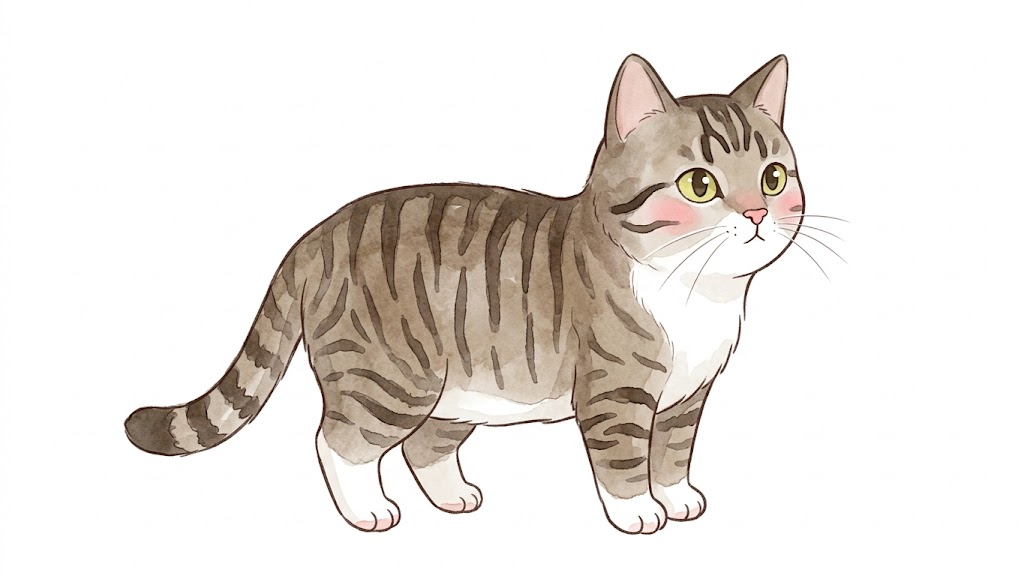
#> input picture assets/gattino/idle_original.png, 1024 x 576 px, found by its file name
$ python cutout_tartaruga.py ../assets/gattino/idle_original.png
#> lines starting #> are read from the running program, lines starting #| are printed output that depends on the picture; after the words box and inside, x2 and y2 are one past the last pixel; in counts of white or black regions, pixels touching at a corner belong together
#!/usr/bin/env python3
"""Ritaglia la tartaruga: le tavole in assets/tartaruga/ -> assets/tartaruga/frame1..23.png

Tavole su fondo bianco, con i disegni ben staccati (3 colonne per 2 righe):
  idle_original.png    la tartaruga ferma (un solo disegno, più grande degli altri)
  walk_original.png    la camminata: 6 fotogrammi
  eat_original.png     mangia una fragola: 5 fotogrammi (la fragola per terra fa parte del disegno)
  sleep_original.png   si addormenta: 6 fotogrammi (assonnata, sbadiglia, si sdraia, dorme)
  shell_original.png   si ritira nel guscio e ne riesce: 5 fotogrammi
  picked_original.png  (a parte) sollevata dalle mani: la ritaglia tools/cutout_picked.py -> picked.png

Escono immagini tutte sulla stessa tela, con il guscio nello stesso punto e le zampe sulla stessa linea di terra:
  frame1       ferma
  frame2..7    i 6 passi
  frame8..12   mangia
  frame13..18  dorme
  frame19..23  si ritira nel guscio

Il guscio è l'unica cosa che non cambia da una posa all'altra (la testa entra ed esce, le zampe si piegano): lo riconosco dal
colore (verde oliva e caramello, poco blu: la pelle è verde salvia, con più blu, e la fragola è rossa) e lo uso per tutto.
Ogni tavola ha la tartaruga di una grandezza un po' diversa (un generatore di immagini non tiene la scala fra un foglio e
l'altro): la porto alla scala della camminata pareggiando la larghezza del guscio, e ogni fotogramma si allinea sul centro
del guscio.

Con --preview scrive anche fogli di controllo in build/tartaruga-*.png (i fotogrammi su fondo colorato) e la camminata
in build/tartaruga-camminata.gif.
"""
import os
import sys
from collections import deque

import numpy as np
from PIL import Image

DIR = "assets/tartaruga"
SHEETS = {  # nome: (file, fotogrammi attesi)
    "idle": ("idle_original.png", 1),
    "walk": ("walk_original.png", 6),
    "eat": ("eat_original.png", 5),
    "sleep": ("sleep_original.png", 6),
    "shell": ("shell_original.png", 5),
}
BG_MIN = 240            # sul bianco: sopra questo canale minimo un pixel è sfondo
MIN_PART = 60           # macchioline staccate più piccole di così si tolgono
SIDE_PAD = 10           # aria ai lati
TOP_PAD = 8
GROUND_PAD = 26         # sotto i piedi (c'è l'ombra dell'app)
SHELL_COLUMN = 10       # una colonna fa parte del guscio se ha almeno tanti pixel del suo colore
PREVIEW = "--preview" in sys.argv


def dilate(mask, n):
    out = mask.copy()
    for _ in range(n):
        p = np.pad(out, 1)
        out = p[1:-1, 1:-1] | p[:-2, 1:-1] | p[2:, 1:-1] | p[1:-1, :-2] | p[1:-1, 2:]
    return out


def flood(passable, seeds, diagonal=False):
    h, w = passable.shape
    seen = np.zeros((h, w), dtype=bool)
    q = deque()
    for y, x in seeds:
        if passable[y, x] and not seen[y, x]:
            seen[y, x] = True
            q.append((y, x))
    steps = ((1, 0), (-1, 0), (0, 1), (0, -1))
    if diagonal:
        steps += ((1, 1), (1, -1), (-1, 1), (-1, -1))
    while q:
        y, x = q.popleft()
        for dy, dx in steps:
            ny, nx = y + dy, x + dx
            if 0 <= ny < h and 0 <= nx < w and passable[ny, nx] and not seen[ny, nx]:
                seen[ny, nx] = True
                q.append((ny, nx))
    return seen


def groups(mask_1d, gap, min_len):
    idx = np.where(mask_1d)[0]
    out, start, prev = [], idx[0], idx[0]
    for v in idx[1:]:
        if v - prev > gap:
            out.append((start, prev))
            start = v
        prev = v
    out.append((start, prev))
    return [g for g in out if g[1] - g[0] >= min_len]


def load_sheet(path, expected):
    """I disegni di una tavola, in ordine di lettura, in RGBA."""
#> called with path = 'assets/tartaruga/idle_original.png', expected = 1
    rgb = np.asarray(Image.open(path).convert("RGB")).astype(np.float32)
    minc = rgb.min(axis=2)
    nonwhite = minc < 235
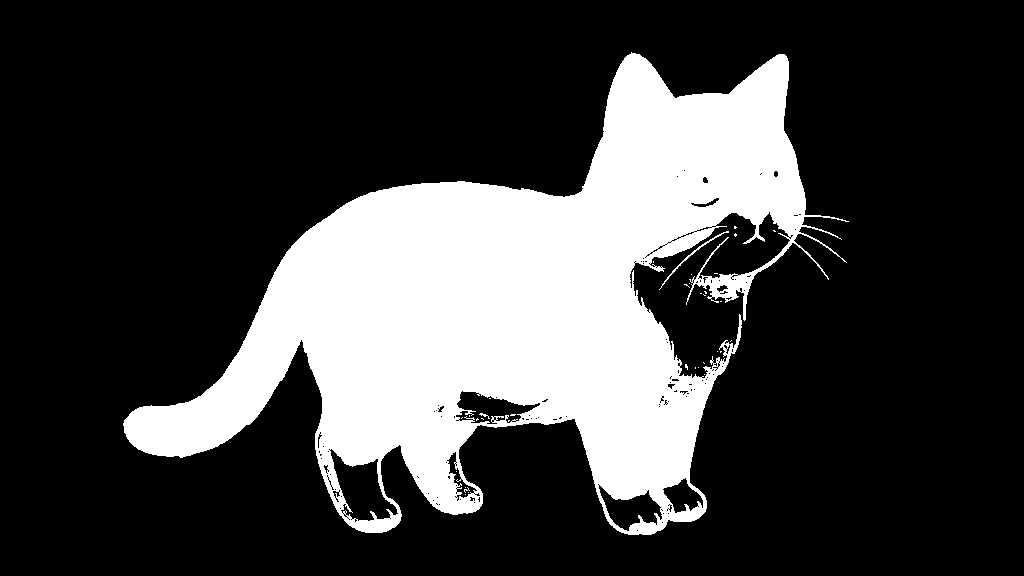
#> nonwhite: shape (576, 1024) bool; 24.3% white; 35 white regions (32 under 20 px), largest, box (x1, y1, x2, y2) and area: (123, 52, 849, 535) 143138, (659, 231, 729, 290) 155, (479, 413, 490, 419) 22
    frames = []
    third = rgb.shape[1] / 3
#> third = 341.3
    for (ry0, ry1) in groups(nonwhite.any(axis=1), 25, 60):
        # le tavole sono a tre colonne: ogni pezzo staccato della riga va alla colonna in cui cade il suo centro (la fragola
        # sta quasi a cavallo fra due colonne, e un taglio sui vuoti la attaccherebbe alla tartaruga accanto)
#> in groups, `out, start, prev = [], idx[0], idx[0]`: start = 52
        cells = {}
        for a, b in groups(nonwhite[ry0:ry1 + 1].any(axis=0), 6, 0):
            c = int((a + b) / 2 // third) if expected > 1 else 0
            lo, hi = cells.get(c, (a, b))
            cells[c] = (min(lo, a), max(hi, b))
        for (cx0, cx1) in [cells[c] for c in sorted(cells) if cells[c][1] - cells[c][0] >= 40]:
            x0, y0 = max(cx0 - 6, 0), max(ry0 - 6, 0)
            x1, y1 = min(cx1 + 6, rgb.shape[1] - 1), min(ry1 + 6, rgb.shape[0] - 1)
            block = rgb[y0:y1 + 1, x0:x1 + 1]
            bmin = minc[y0:y1 + 1, x0:x1 + 1]
            h, w = bmin.shape
            # Sfondo = bianco raggiungibile dal bordo: il bianco chiuso dal contorno (l'occhio) resta.
            cand = bmin >= BG_MIN
            border = [(0, x) for x in range(w)] + [(h - 1, x) for x in range(w)] \
                   + [(y, 0) for y in range(h)] + [(y, w - 1) for y in range(h)]
            bg = flood(cand, border)
            fg = ~bg
            # Via le macchioline staccate (polvere dello sfondo).
            labeled = np.zeros_like(fg)
            for py, px in zip(*np.where(fg)):
                if labeled[py, px]:
                    continue
                comp = flood(fg & ~labeled, [(py, px)], diagonal=True)
                labeled |= comp
                if comp.sum() < MIN_PART:
                    fg &= ~comp
            edge = fg & dilate(~fg, 2)
            soft = np.clip((255 - bmin) / 90.0, 0.0, 1.0)
            alpha = np.where(edge, soft, fg.astype(np.float32))
            a = np.maximum(alpha, 1e-3)[..., None]
            color = np.clip(np.where(edge[..., None], (block - 255.0 * (1 - a)) / a, block), 0, 255)
            rgba = np.dstack([color, alpha * 255]).astype(np.uint8)
            frames.append(rgba)
#> this loop made 1 pass
#> cand: shape (495, 738) bool; 60% white; 10 black regions (8 under 20 px), largest, box (x1, y1, x2, y2) and area: (6, 6, 734, 489) 145864, (542, 185, 612, 244) 172
#> edge: shape (495, 738) bool; 1.9% white in thin lines or dots
#> fg: shape (495, 738) bool; 41.6% white; 2 white regions, box (x1, y1, x2, y2) and area: (6, 6, 734, 489) 151622, (542, 185, 612, 244) 172
#> after the loop, frames = 1 item
    assert len(frames) == expected, f"{path}: attesi {expected} disegni, trovati {len(frames)}"
    return frames


def solid(rgba):
    return rgba[..., 3] > 128


def ground_of(rgba):
    return int(np.where(solid(rgba).any(axis=1))[0][-1])


def shell_span(rgba):
    """Da dove a dove (in x) va il guscio: le colonne con abbastanza pixel verde oliva o caramello."""
    r, g, b = (rgba[..., i].astype(int) for i in range(3))
    mask = solid(rgba) & (b < 0.68 * g) & (r > 0.7 * g) & (r < 1.45 * g) & (g > 60) & (g < 215)
    cols = np.where(mask.sum(axis=0) >= SHELL_COLUMN)[0]
    # il pezzo più lungo di colonne contigue (via i ciuffetti d'erba e le foglie della fragola)
    best = max(groups(np.isin(np.arange(rgba.shape[1]), cols), 3, 0), key=lambda g: g[1] - g[0])
    return float(best[0]), float(best[1])


def rescale(rgba, k):
    if abs(k - 1.0) < 0.003:
        return rgba
    img = Image.fromarray(rgba, "RGBA")
    return np.asarray(img.resize((max(1, round(img.width * k)), max(1, round(img.height * k))), Image.LANCZOS))


def main():
    sheets = {name: load_sheet(os.path.join(DIR, file), count) for name, (file, count) in SHEETS.items()}
#> call 2 of load_sheet, with path = 'assets/tartaruga/walk_original.png', expected = 6
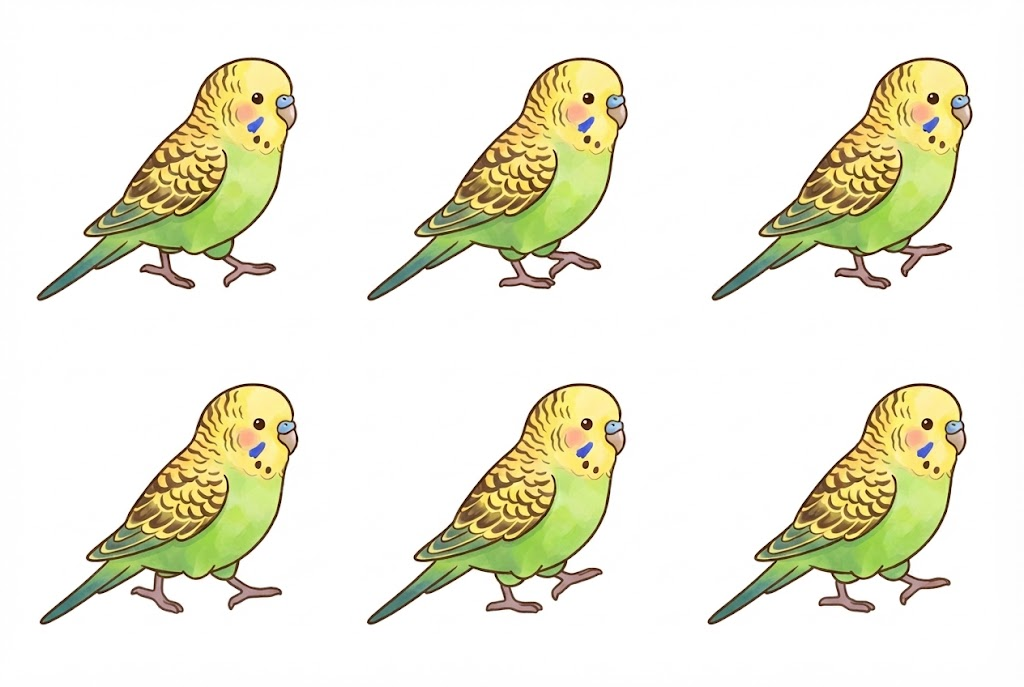
#> input picture assets/ciccio/walk_original.png, 1024 x 687 px, found by its file name
#> in load_sheet (call 2), `nonwhite = minc < 235`: nonwhite: shape (687, 1024) bool; 23.4% white; 6 white regions, box (x1, y1, x2, y2) and area: (36, 56, 298, 302) 27692, (367, 57, 628, 302) 27643, (711, 56, 973, 302) 27456, (707, 383, 967, 625) 27366, (39, 383, 299, 625) 27312, (367, 383, 627, 625) 27304
#> the loop in load_sheet (call 2), `for (ry0, ry1) in groups(nonwhite.any(axis=1), 25, 60):` made 2 passes
#> (ry0, ry1) on passes 1 to 2: (56, 301), (383, 624)
#> pass 1, in dilate (call 4), `out = mask.copy()`:
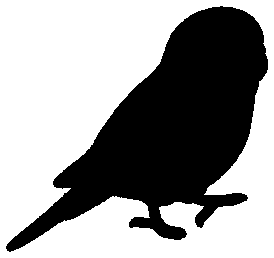
#> out: shape (258, 274) bool; 61% white; 1 black region, box (x1, y1, x2, y2) and area: (6, 6, 268, 252) 27578
#> after the loop in load_sheet (call 2), `for (ry0, ry1) in groups(nonwhite.any(axis=1), 25, 60):`: cand: shape (254, 272) bool; 60.2% white; 2 black regions (1 under 20 px), largest, box (x1, y1, x2, y2) and area: (6, 5, 266, 248) 27496
#> after the loop in load_sheet (call 2), `for (ry0, ry1) in groups(nonwhite.any(axis=1), 25, 60):`:
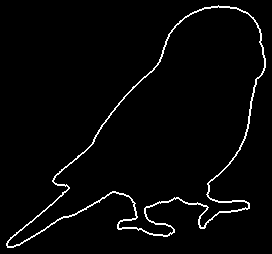
#> edge: shape (254, 272) bool; 2.8% white in thin lines or dots
#> after the loop in load_sheet (call 2), `for (ry0, ry1) in groups(nonwhite.any(axis=1), 25, 60):`: fg: shape (254, 272) bool; 39.8% white; 1 white region, box (x1, y1, x2, y2) and area: (6, 5, 266, 248) 27496
#> after the loop in load_sheet (call 2), `for (ry0, ry1) in groups(nonwhite.any(axis=1), 25, 60):`: frames = 6 items
#> call 3 of load_sheet, with path = 'assets/tartaruga/eat_original.png', expected = 5
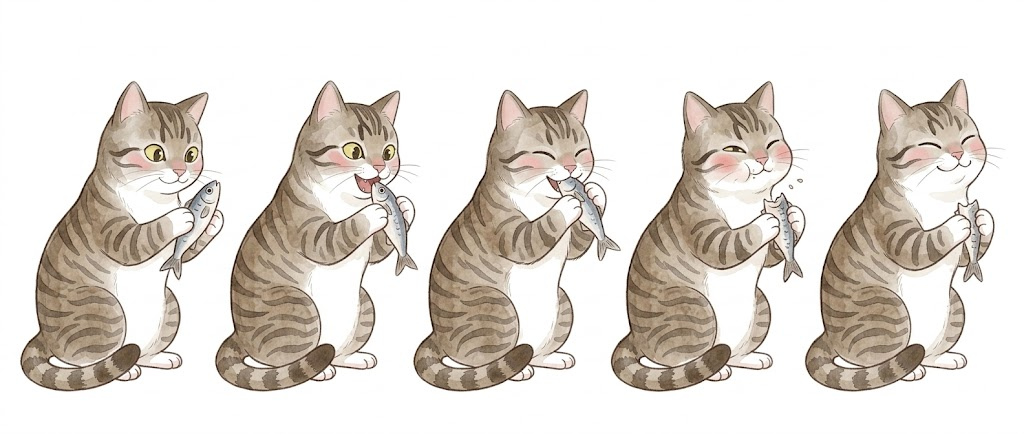
#> input picture assets/gattino/eat_original.png, 1024 x 434 px, found by its file name
#> in load_sheet (call 3), `nonwhite = minc < 235`:
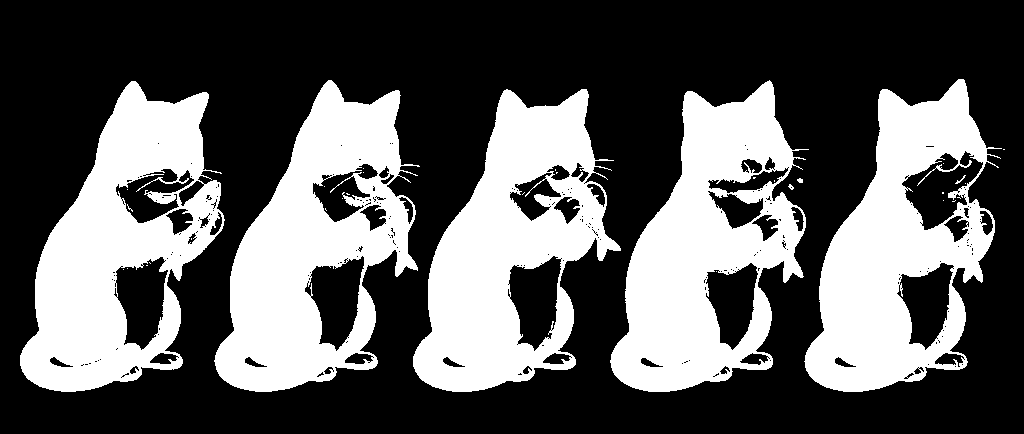
#> nonwhite: shape (434, 1024) bool; 35.9% white; 34 white regions (26 under 20 px), largest, box (x1, y1, x2, y2) and area: (214, 80, 420, 392) 32410, (20, 81, 225, 392) 32256, (610, 80, 809, 392) 32175
#> the loop in load_sheet (call 3), `for (ry0, ry1) in groups(nonwhite.any(axis=1), 25, 60):` made 1 pass
#> (ry0, ry1) on pass 1: (79, 391)
#> after the loop in load_sheet (call 3), `for (ry0, ry1) in groups(nonwhite.any(axis=1), 25, 60):`: cand: shape (325, 997) bool; 50% white; 17 black regions (9 under 20 px), largest, box (x1, y1, x2, y2) and area: (200, 7, 406, 319) 32845, (6, 8, 211, 319) 32752, (596, 7, 795, 319) 32693
#> after the loop in load_sheet (call 3), `for (ry0, ry1) in groups(nonwhite.any(axis=1), 25, 60):`:
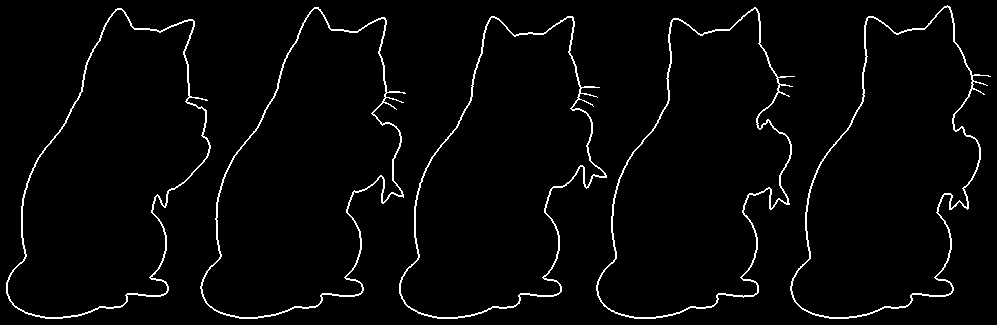
#> edge: shape (325, 997) bool; 2.9% white in thin lines or dots
#> after the loop in load_sheet (call 3), `for (ry0, ry1) in groups(nonwhite.any(axis=1), 25, 60):`: fg: shape (325, 997) bool; 59% white; 1 black region, box (x1, y1, x2, y2) and area: (0, 0, 997, 325) 132904
#> after the loop in load_sheet (call 3), `for (ry0, ry1) in groups(nonwhite.any(axis=1), 25, 60):`: labeled: shape (325, 997) bool; 59% white; 1 black region, box (x1, y1, x2, y2) and area: (0, 0, 997, 325) 132856
#> after the loop in load_sheet (call 3), `for (ry0, ry1) in groups(nonwhite.any(axis=1), 25, 60):`: frames = 1 item

    def shell_width(rgba):
        left, right = shell_span(rgba)
        return right - left

    ref = float(np.median([shell_width(f) for f in sheets["walk"]]))
    print(f"camminata: guscio largo {ref:.0f}")
    # La scala di ogni tavola, perché il guscio risulti largo come nella camminata. Per la tavola del guscio conto solo
    # i fotogrammi in cui la tartaruga è fuori (nel terzo il guscio poggia a terra ed è disegnato un po' diverso).
    picks = {"shell": (0, 1, 3, 4)}
    scale = {}
    for name, frames in sheets.items():
        chosen = [frames[i] for i in picks.get(name, range(len(frames)))]
        scale[name] = ref / float(np.median([shell_width(f) for f in chosen]))
        print(f"  {name}: scala {scale[name]:.3f}")

    scaled = {n: [rescale(f, scale[n]) for f in fs] for n, fs in sheets.items()}

    order = [("idle", 0), *[("walk", i) for i in range(6)], *[("eat", i) for i in range(5)],
             *[("sleep", i) for i in range(6)], *[("shell", i) for i in range(5)]]
    frames = []
    for name, i in order:
        rgba = scaled[name][i]
        left, right = shell_span(rgba)
        frames.append(dict(name=f"{name}{i + 1}", rgba=rgba, ax=(left + right) / 2, ground=ground_of(rgba)))

    left = max(f["ax"] for f in frames)
    right = max(f["rgba"].shape[1] - f["ax"] for f in frames)
    up = max(f["ground"] for f in frames)
    # il guscio un po' a sinistra del centro: davanti c'è la testa (e la fragola), dietro solo la coda
    width = int(round(left + right + 2 * SIDE_PAD))
    height = int(round(up + 1 + TOP_PAD + GROUND_PAD))
    ground_y = height - GROUND_PAD - 1
    shell_x = left + SIDE_PAD
    out = []
    for n, f in enumerate(frames, 1):
        canvas = Image.new("RGBA", (width, height), (255, 255, 255, 0))
        img = Image.fromarray(f["rgba"], "RGBA")
        x = int(round(shell_x - f["ax"]))
        y = int(round(ground_y - f["ground"]))
        canvas.alpha_composite(img, (x, y))
        canvas.save(os.path.join(DIR, f"frame{n}.png"))
        out.append(canvas)
    print(f"  {len(out)} immagini {width}x{height}, piedi a {GROUND_PAD / height:.4f} dal fondo, guscio a {shell_x / width:.3f} della larghezza")

    if PREVIEW:
        os.makedirs("build", exist_ok=True)
        cols = 6
        rows = (len(out) + cols - 1) // cols
        sheet = Image.new("RGB", (cols * width, rows * height), (214, 232, 204))
        for k, im in enumerate(out):
            tile = Image.new("RGB", im.size, (214, 232, 204))
            tile.paste(im, (0, 0), im)
            sheet.paste(tile, ((k % cols) * width, (k // cols) * height))
        sheet.save("build/tartaruga-pose.png")
        gif = []
        for im in out[1:7]:
            tile = Image.new("RGB", im.size, (214, 232, 204))
            tile.paste(im, (0, 0), im)
            gif.append(tile)
        gif[0].save("build/tartaruga-camminata.gif", save_all=True, append_images=gif[1:], duration=150, loop=0)
        print("anteprime in build/tartaruga-pose.png e build/tartaruga-camminata.gif")


if __name__ == "__main__":
#> (the run stopped early here; a loop or call above may not have finished)
